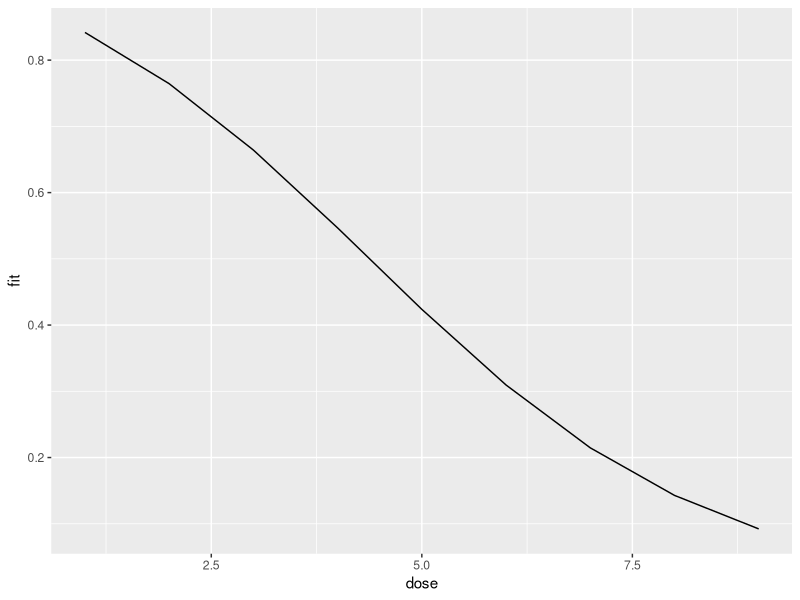
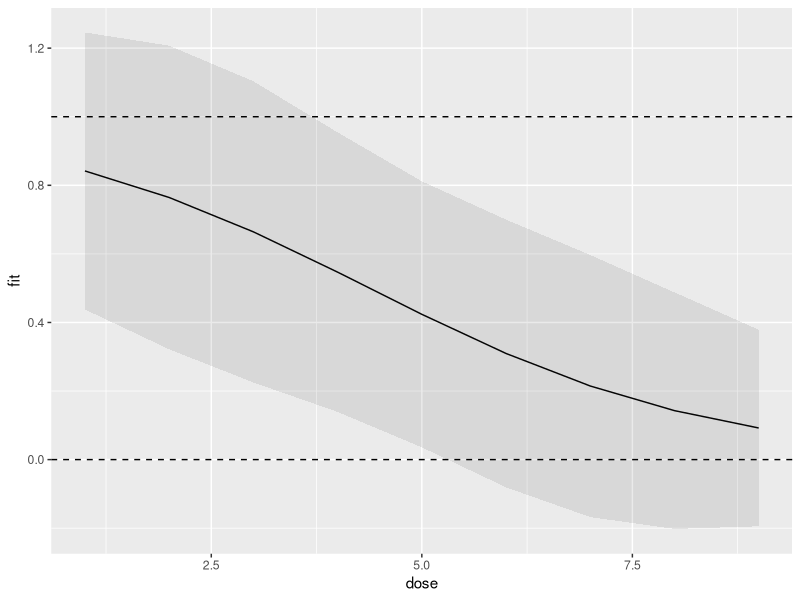
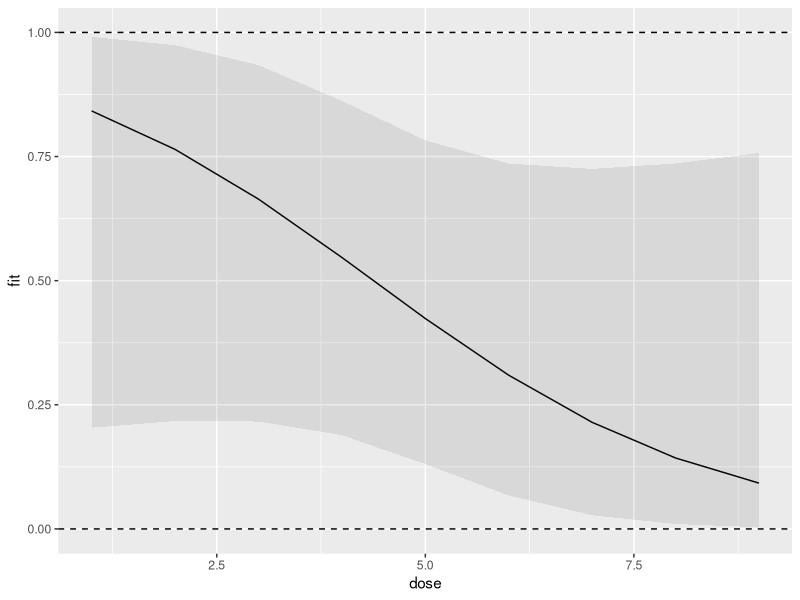

Write R code to recreate these figures, in order.
## ---- chunk 1
library(tidyverse) # for ggplot
## ---- chunk 2
d=tribble(
  ~dose, ~status,
  1, "lived",
  2, "died",
  3, "lived",
  4, "lived",
  5, "died",
  6, "lived",
  7, "died",
  8, "died",
  9, "died"
)
d
## ---- chunk 3
factor(d$status)
## ---- chunk 4
fct_inorder(d$status)
## ---- chunk 5
d.1=glm(factor(status)~dose, family="binomial", data=d)
summary(d.1)
## ---- chunk 6
p=predict(d.1)
cbind(d, p)
## ---- chunk 7
p=predict(d.1, type="response")
p
cbind(d,p)
## ---- chunk 8
p=predict(d.1, type="response", se.fit = T)
p
cbind(d,p) -> preds
preds
## ---- chunk 9
preds %>% mutate(lo=fit-2*se.fit, hi=fit+2*se.fit) -> preds2
preds2
## ---- chunk 10
g <- ggplot(preds, aes(x = dose, y = fit)) +
    geom_line()
g
## ---- chunk 11
g + geom_ribbon(data = preds2, aes(ymin = lo, ymax = hi),
                  alpha = 0.1) +
  geom_hline(yintercept=1, linetype="dashed")+
  geom_hline(yintercept=0, linetype="dashed")

## ---- chunk 12
p=predict(d.1, se.fit=T)
cbind(d, p) %>% 
  mutate(lo=fit-2*se.fit, hi=fit+2*se.fit) -> preds3
preds3
## ---- chunk 13
fam=family(d.1)
str(fam)
## ---- chunk 14
inv_link=fam$linkinv
inv_link(0)
inv_link(1)
inv_link(-1)
## ---- chunk 15
preds3
## ---- chunk 16
preds3 %>% mutate(fit=inv_link(fit),
                  lo=inv_link(lo),
                  hi=inv_link(hi)) -> preds4
preds4
## ---- chunk 17
g + geom_ribbon(data = preds4, aes(ymin = lo, ymax = hi),
                  alpha = 0.1) +
  geom_hline(yintercept=1, linetype="dashed")+
  geom_hline(yintercept=0, linetype="dashed")

